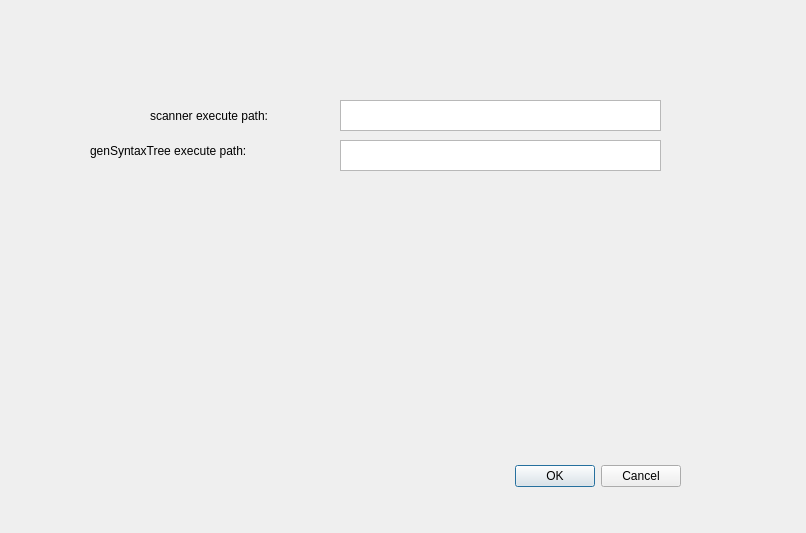
<?xml version="1.0" encoding="UTF-8"?>
<ui version="4.0">
 <class>DialogPreference</class>
 <widget class="QDialog" name="DialogPreference">
  <property name="geometry">
   <rect>
    <x>0</x>
    <y>0</y>
    <width>806</width>
    <height>533</height>
   </rect>
  </property>
  <property name="windowTitle">
   <string>Dialog</string>
  </property>
  <widget class="QDialogButtonBox" name="buttonBox">
   <property name="geometry">
    <rect>
     <x>340</x>
     <y>460</y>
     <width>341</width>
     <height>32</height>
    </rect>
   </property>
   <property name="orientation">
    <enum>Qt::Horizontal</enum>
   </property>
   <property name="standardButtons">
    <set>QDialogButtonBox::Cancel|QDialogButtonBox::Ok</set>
   </property>
  </widget>
  <widget class="QPlainTextEdit" name="plainTextEdit">
   <property name="geometry">
    <rect>
     <x>340</x>
     <y>100</y>
     <width>321</width>
     <height>31</height>
    </rect>
   </property>
  </widget>
  <widget class="QLabel" name="label">
   <property name="geometry">
    <rect>
     <x>150</x>
     <y>100</y>
     <width>191</width>
     <height>31</height>
    </rect>
   </property>
   <property name="text">
    <string>scanner execute path:</string>
   </property>
  </widget>
  <widget class="QLabel" name="label_2">
   <property name="geometry">
    <rect>
     <x>90</x>
     <y>140</y>
     <width>251</width>
     <height>21</height>
    </rect>
   </property>
   <property name="text">
    <string>genSyntaxTree execute path:</string>
   </property>
  </widget>
  <widget class="QPlainTextEdit" name="plainTextEdit_2">
   <property name="geometry">
    <rect>
     <x>340</x>
     <y>140</y>
     <width>321</width>
     <height>31</height>
    </rect>
   </property>
  </widget>
 </widget>
 <resources/>
 <connections>
  <connection>
   <sender>buttonBox</sender>
   <signal>accepted()</signal>
   <receiver>DialogPreference</receiver>
   <slot>accept()</slot>
   <hints>
    <hint type="sourcelabel">
     <x>248</x>
     <y>254</y>
    </hint>
    <hint type="destinationlabel">
     <x>157</x>
     <y>274</y>
    </hint>
   </hints>
  </connection>
  <connection>
   <sender>buttonBox</sender>
   <signal>rejected()</signal>
   <receiver>DialogPreference</receiver>
   <slot>reject()</slot>
   <hints>
    <hint type="sourcelabel">
     <x>316</x>
     <y>260</y>
    </hint>
    <hint type="destinationlabel">
     <x>286</x>
     <y>274</y>
    </hint>
   </hints>
  </connection>
 </connections>
</ui>
